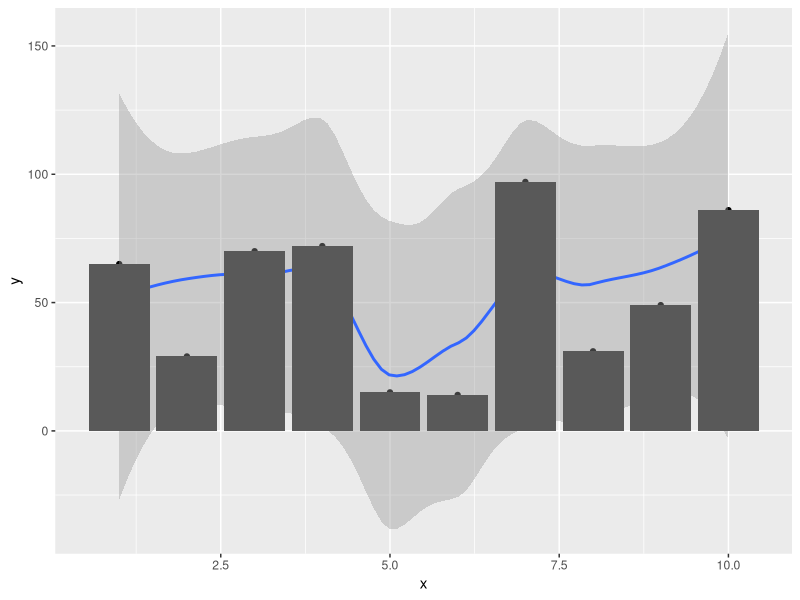

Here is the R script that generated this plot:
# A2
library(ggplot2)

x <- 1:10
y <- sample(1:100, 10)
df <- data.frame(x, y)

ggplot(df, aes(x = x, y = y)) +
  geom_point() +
  geom_smooth() +
  geom_histogram(binwidth = 1, stat = "identity")